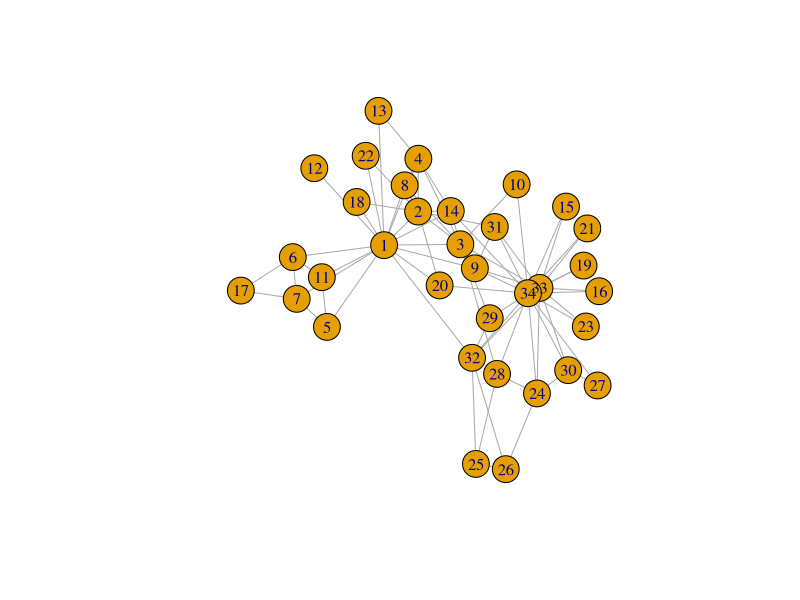
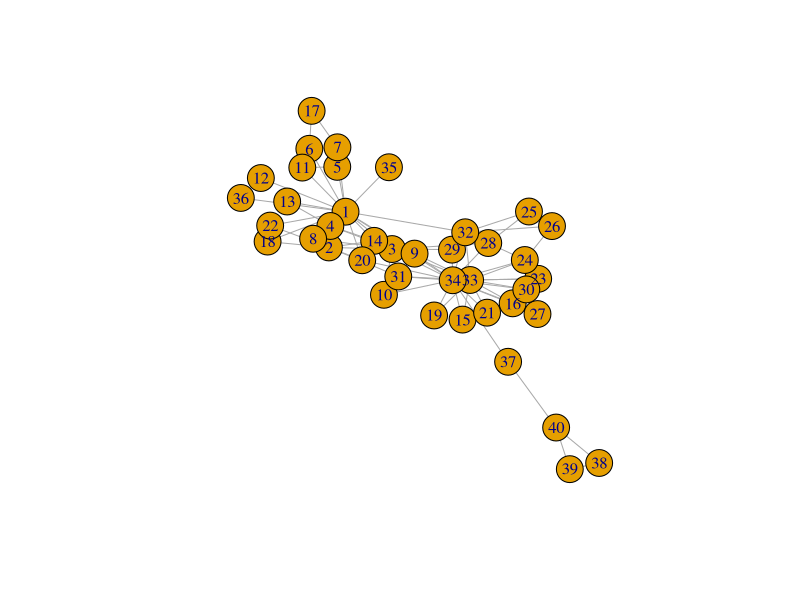
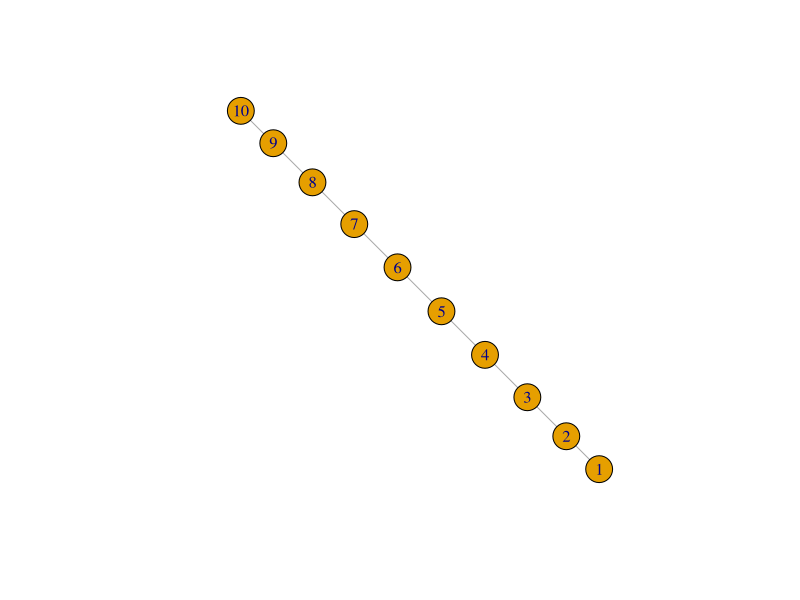
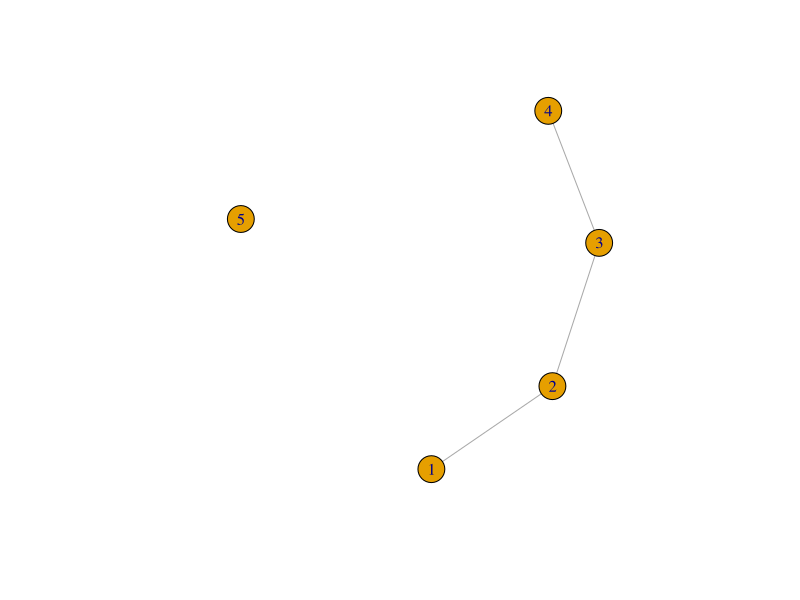
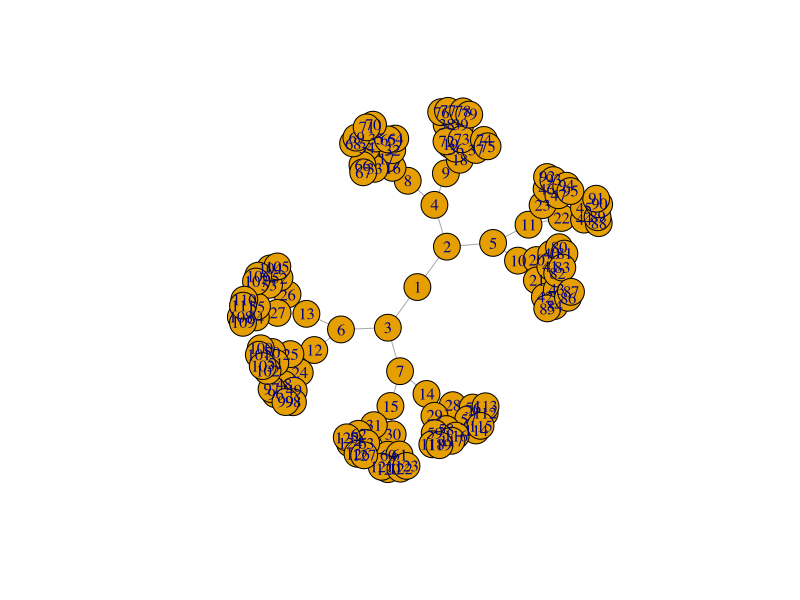
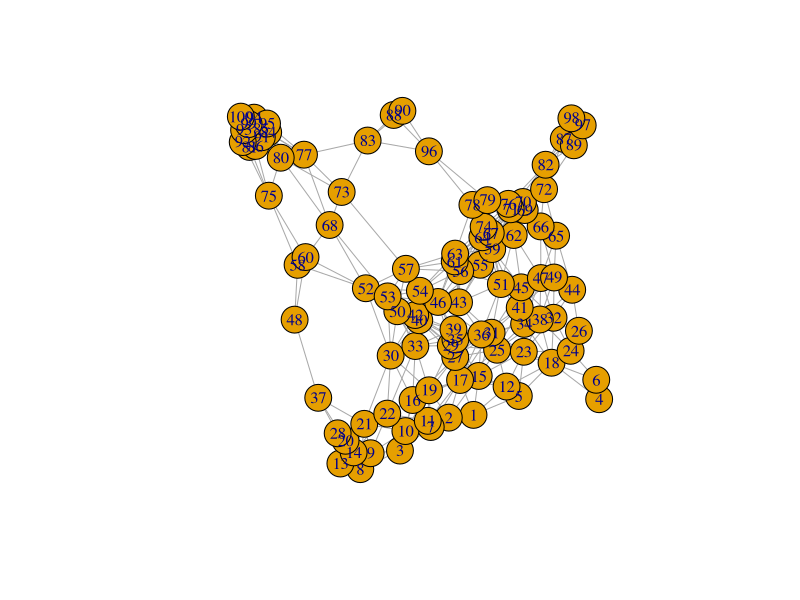
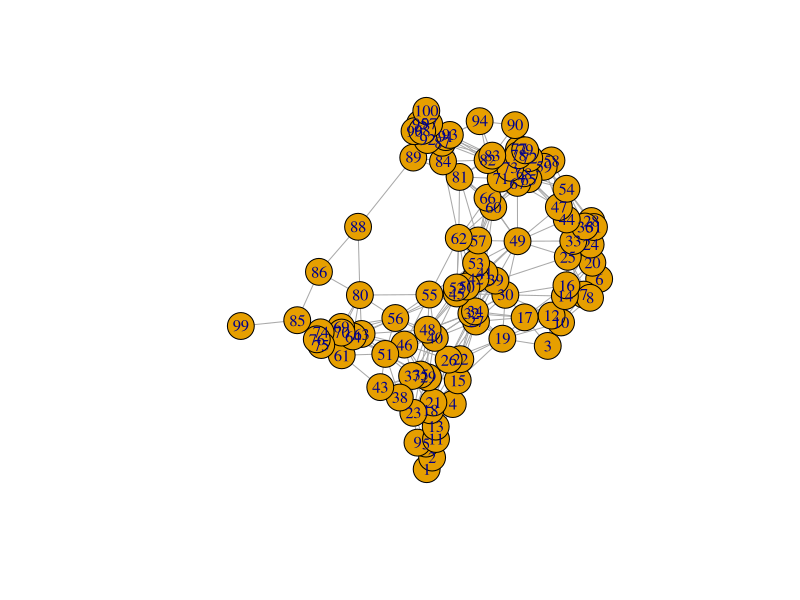
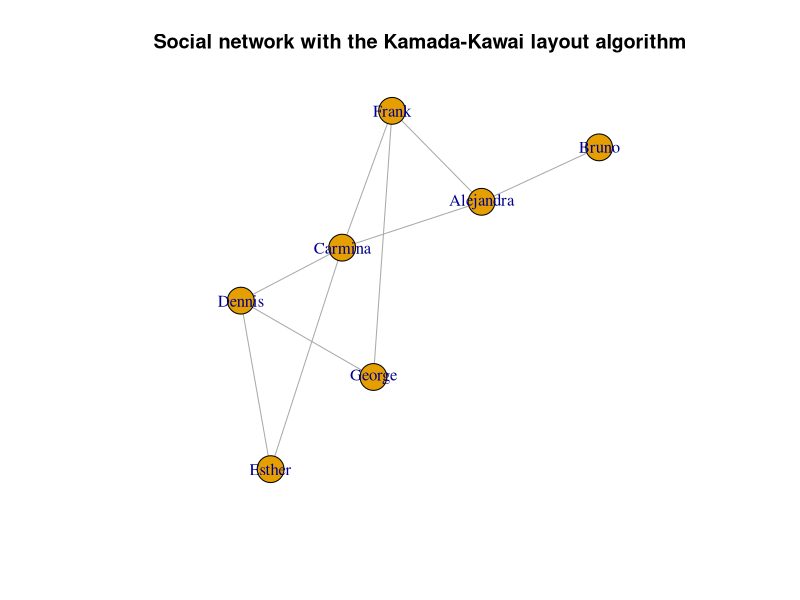

The R source for these figures, in order:
## ---- chunk 1
# install.packages("igraph")
library(igraph)
## ---- chunk 2
g <- make_empty_graph()
## ---- chunk 3
g <- make_graph(edges = c(1,2, 1,5), n=10, directed = FALSE)
## ---- chunk 4
g
## ---- chunk 5
summary(g)
## ---- chunk 6
g <- make_graph('Zachary')
## ---- chunk 7
plot(g)
## ---- chunk 8
g <- add_vertices(g, 3)
## ---- chunk 9
g <- add_edges(g, edges = c(1,35, 1,36, 34,37))
## ---- chunk 10
g <- g %>% add_edges(edges=c(1,34)) %>% add_vertices(3) %>%
     add_edges(edges=c(38,39, 39,40, 40,38, 40,37))
g

plot(g)
## ---- chunk 11
get.edge.ids(g, c(1,34))
## ---- chunk 12
g <- delete_edges(g, 82)
## ---- chunk 13
g <- make_ring(10) %>% delete_edges("10|1")
plot(g)
## ---- chunk 14
g <- make_ring(5)
g <- delete_edges(g, get.edge.ids(g, c(1,5, 4,5)))
plot(g)
## ---- chunk 15
graph1 <- make_tree(127, 2, mode = "undirected")
summary(graph1)
plot(graph1)
## ---- chunk 16
graph2 <- make_tree(127, 2, mode = "undirected")
## ---- chunk 17
identical_graphs(graph1,graph2)
## ---- chunk 18
graph1 <- sample_grg(100, 0.2)
summary(graph1)
plot(graph1)
## ---- chunk 19
graph2 <- sample_grg(100, 0.2)
identical_graphs(graph1, graph2)
plot(graph2)
## ---- chunk 20
isomorphic(graph1, graph2)
## ---- chunk 21
g <- make_graph(~ Alice-Bob:Claire:Frank, Claire-Alice:Dennis:Frank:Esther,
                George-Dennis:Frank, Dennis-Esther)
## ---- chunk 22
V(g)$age <- c(25, 31, 18, 23, 47, 22, 50) 
V(g)$gender <- c("f", "m", "f", "m", "m", "f", "m")
E(g)$is_formal <- c(FALSE, FALSE, TRUE, TRUE, TRUE, FALSE, TRUE, FALSE, FALSE)
summary(g)
## ---- chunk 23
E(g)$is_formal
E(g)$is_formal[1] <- TRUE
E(g)$is_formal
## ---- chunk 24
g$date <- c("2022-02-11")
graph_attr(g, "date")
## ---- chunk 25
match(c("George"), V(g)$name)
## ---- chunk 26
V(g)$name[1:3] <- c("Alejandra", "Bruno", "Carmina")
V(g)
## ---- chunk 27
g <- delete_vertex_attr(g, "gender")
V(g)$gender
## ---- chunk 28
degree(g)
## ---- chunk 29
degree(g, 7)
## ---- chunk 30
degree(g, v=c(3,4,5))
## ---- chunk 31
degree(g, v=c("Carmina", "Frank", "Dennis"))
## ---- chunk 32
degree(g, "Bruno")
## ---- chunk 33
edge_betweenness(g)
## ---- chunk 34
ebs <- edge_betweenness(g)
as_edgelist(g)[ebs == max(ebs), ]
## ---- chunk 35
which.max(degree(g))
## ---- chunk 36
graph <- graph.full(n=10)
only_odd_vertices <- which(V(graph)%%2==1)
length(only_odd_vertices)
## ---- chunk 37
seq <- V(graph)[2, 3, 7]
seq
## ---- chunk 38
seq <- seq[1, 3]    # filtering an existing vertex set
seq
## ---- chunk 39
V(g)[age < 30]$name
## ---- chunk 40
`%notin%` <- Negate(`%in%`)
## ---- chunk 41
V(g)$degree <- c("A", "B", "B+", "A+", "C", "A", "B")
V(g)$degree[degree(g) == 3]
## ---- chunk 42
V(g)$name[degree(g) == 3]
## ---- chunk 43
E(g)[.from(3)]
## ---- chunk 44
E(g)[.from("Carmina")]
## ---- chunk 45
E(g) [ 3:5 %--% 5:6 ]
## ---- chunk 46
V(g)$gender <- c("f", "m", "f", "m", "m", "f", "m")
## ---- chunk 47
men <- V(g)[gender == "m"]$name
men
## ---- chunk 48
women <- V(g)[gender == "f"]$name
women
## ---- chunk 49
E(g)[men %--% women]
## ---- chunk 50
get.adjacency(g)
## ---- chunk 51
layout <- layout_with_kk(g)
## ---- chunk 52
layout <- layout_as_tree(g, root = 2)
## ---- chunk 53
layout <- layout_with_kk(g)
## ---- chunk 54
plot(g, layout = layout, main = "Social network with the Kamada-Kawai layout algorithm")
## ---- chunk 55
plot(g, layout = layout_with_fr,
     main = "Social network with the Fruchterman-Reingold layout algorithm")
## ---- chunk 56
V(g)$color <- ifelse(V(g)$gender == "m", "yellow", "red")
plot(g, layout = layout, vertex.label.dist = 3.5,
     main = "Social network - with genders as colors")
## ---- chunk 57
plot(g, layout=layout, vertex.label.dist=3.5, vertex.color=as.factor(V(g)$gender))
## ---- chunk 58
plot(g, layout=layout, vertex.label.dist=3.5, vertex.size=20,
     vertex.color=ifelse(V(g)$gender == "m", "yellow", "red"),
     edge.width=ifelse(E(g)$is_formal, 5, 1))
## ---- chunk 59
library(readxl)

people<-read_xlsx("Networks.xlsx", sheet = "People")
relations<-read_xlsx("Networks.xlsx", sheet ="Relations")

g <- graph_from_data_frame(relations, directed=FALSE, vertices=people)


plot(g)

## ---- chunk 60
library(dplyr)
library(igraph)


# Assign colors to edges based on 'Advisor' or 'BCB520' relationship
E(g)$color <- ifelse(E(g)$Advisor == "TRUE", "blue", "red")  # Example: blue for Advisor, red for BCB520

# Create a color palette for the departments
department_colors <- setNames(c("red", "cyan", "green", "yellow", "orange", "pink", "lightblue"), c("Biology", "EPPN", "FCS", "CNR", "FCS", "PlantSci", "Math"))

# Map the department of each vertex in the graph to the corresponding color
V(g)$color <- department_colors[people$department[match(V(g)$name, people$name)]]
plot(g, 
     layout = layout_with_kk(g), 
     vertex.color = V(g)$color, 
     vertex.size = 35, # Adjusts the size of the nodes. Increase or decrease as needed.
     vertex.label.cex = 0.6,  # Adjusts the font size of the labels.
     vertex.label.color = "black",  # Sets the label color to black.
     vertex.label.font = 2)  # Sets the font style to bold.

# Adding a legend for departments manually
legend("topright",           # Position of the legend
       legend = names(department_colors),  # Names of the departments
       col = department_colors,            # Colors used for each department
       pch = 20,                           # Type of point to use
       cex = 0.8,                          # Font size of the legend text
       title = "Department",               # Title of the legend
       bty = "n")  
BCB<-people%>%
  filter(BCB520 == "TRUE")%>%
  select(name, BCB520)

edgelist<- combn(BCB$name, 2)
edgelist_df <- as.data.frame(t(edgelist))
colnames(edgelist_df) <- c("from", "to")
edgelist_df$BCB520<-"TRUE"
edgelist_df$Advisor<-"FALSE"

relations$BCB520 <- "FALSE"

relations3<-rbind(relations, edgelist_df)

g <- graph_from_data_frame(relations3, directed=FALSE, vertices=people)





